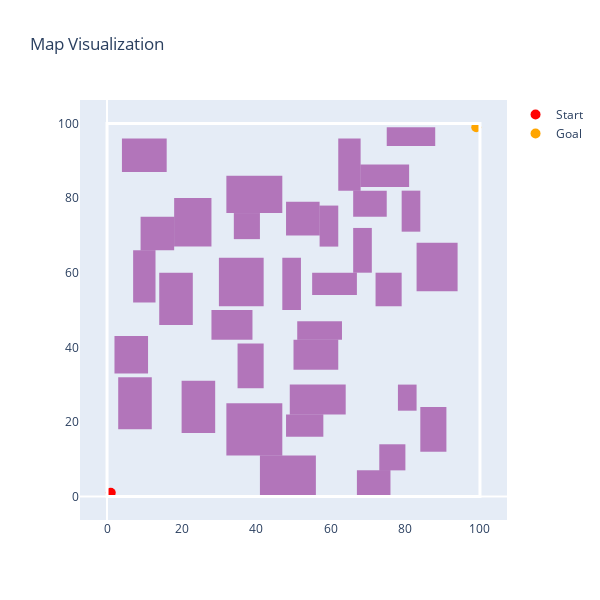

Notebook cell for this chart:
### Code cell
m = MapIO.load_map("random_map.pkl")
visualize_map_shapes(m.grid, obs=m.obstacles, start=m.start, goal=m.goal)

### Figure 1 — Plotly figure (JSON) as saved in the notebook; plotly's stock layout.template omitted (floating-point values rounded to 4 significant figures)
{"data": [{"marker": {"color": "red", "size": 10}, "mode": "markers", "name": "Start", "type": "scatter", "x": [1], "y": [1]}, {"marker": {"color": "orange", "size": 10}, "mode": "markers", "name": "Goal", "type": "scatter", "x": [99], "y": [99]}], "layout": {"height": 600, "shapes": [{"fillcolor": "purple", "line": {"width": 0}, "opacity": 0.5, "type": "rect", "x0": 48, "x1": 57, "y0": 70, "y1": 79}, {"fillcolor": "purple", "line": {"width": 0}, "opacity": 0.5, "type": "rect", "x0": 47, "x1": 52, "y0": 50, "y1": 64}, {"fillcolor": "purple", "line": {"width": 0}, "opacity": 0.5, "type": "rect", "x0": 79, "x1": 84, "y0": 71, "y1": 82}, {"fillcolor": "purple", "line": {"width": 0}, "opacity": 0.5, "type": "rect", "x0": 35, "x1": 42, "y0": 29, "y1": 41}, {"fillcolor": "purple", "line": {"width": 0}, "opacity": 0.5, "type": "rect", "x0": 18, "x1": 28, "y0": 67, "y1": 80}, {"fillcolor": "purple", "line": {"width": 0}, "opacity": 0.5, "type": "rect", "x0": 66, "x1": 75, "y0": 75, "y1": 82}, {"fillcolor": "purple", "line": {"width": 0}, "opacity": 0.5, "type": "rect", "x0": 68, "x1": 81, "y0": 83, "y1": 89}, {"fillcolor": "purple", "line": {"width": 0}, "opacity": 0.5, "type": "rect", "x0": 55, "x1": 67, "y0": 54, "y1": 60}, {"fillcolor": "purple", "line": {"width": 0}, "opacity": 0.5, "type": "rect", "x0": 49, "x1": 64, "y0": 22, "y1": 30}, {"fillcolor": "purple", "line": {"width": 0}, "opacity": 0.5, "type": "rect", "x0": 32, "x1": 47, "y0": 76, "y1": 86}, {"fillcolor": "purple", "line": {"width": 0}, "opacity": 0.5, "type": "rect", "x0": 41, "x1": 56, "y0": 0, "y1": 11}, {"fillcolor": "purple", "line": {"width": 0}, "opacity": 0.5, "type": "rect", "x0": 51, "x1": 63, "y0": 42, "y1": 47}, {"fillcolor": "purple", "line": {"width": 0}, "opacity": 0.5, "type": "rect", "x0": 14, "x1": 23, "y0": 46, "y1": 60}, {"fillcolor": "purple", "line": {"width": 0}, "opacity": 0.5, "type": "rect", "x0": 84, "x1": 91, "y0": 12, "y1": 24}, {"fillcolor": "purple", "line": {"width": 0}, "opacity": 0.5, "type": "rect", "x0": 20, "x1": 29, "y0": 17, "y1": 31}, {"fillcolor": "purple", "line": {"width": 0}, "opacity": 0.5, "type": "rect", "x0": 3, "x1": 12, "y0": 18, "y1": 32}, {"fillcolor": "purple", "line": {"width": 0}, "opacity": 0.5, "type": "rect", "x0": 9, "x1": 18, "y0": 66, "y1": 75}, {"fillcolor": "purple", "line": {"width": 0}, "opacity": 0.5, "type": "rect", "x0": 73, "x1": 80, "y0": 7, "y1": 14}, {"fillcolor": "purple", "line": {"width": 0}, "opacity": 0.5, "type": "rect", "x0": 32, "x1": 47, "y0": 11, "y1": 25}, {"fillcolor": "purple", "line": {"width": 0}, "opacity": 0.5, "type": "rect", "x0": 83, "x1": 94, "y0": 55, "y1": 68}, {"fillcolor": "purple", "line": {"width": 0}, "opacity": 0.5, "type": "rect", "x0": 30, "x1": 42, "y0": 51, "y1": 64}, {"fillcolor": "purple", "line": {"width": 0}, "opacity": 0.5, "type": "rect", "x0": 50, "x1": 62, "y0": 34, "y1": 42}, {"fillcolor": "purple", "line": {"width": 0}, "opacity": 0.5, "type": "rect", "x0": 34, "x1": 41, "y0": 69, "y1": 76}, {"fillcolor": "purple", "line": {"width": 0}, "opacity": 0.5, "type": "rect", "x0": 4, "x1": 16, "y0": 87, "y1": 96}, {"fillcolor": "purple", "line": {"width": 0}, "opacity": 0.5, "type": "rect", "x0": 78, "x1": 83, "y0": 23, "y1": 30}, {"fillcolor": "purple", "line": {"width": 0}, "opacity": 0.5, "type": "rect", "x0": 72, "x1": 79, "y0": 51, "y1": 60}, {"fillcolor": "purple", "line": {"width": 0}, "opacity": 0.5, "type": "rect", "x0": 48, "x1": 58, "y0": 16, "y1": 22}, {"fillcolor": "purple", "line": {"width": 0}, "opacity": 0.5, "type": "rect", "x0": 75, "x1": 88, "y0": 94, "y1": 99}, {"fillcolor": "purple", "line": {"width": 0}, "opacity": 0.5, "type": "rect", "x0": 62, "x1": 68, "y0": 82, "y1": 96}, {"fillcolor": "purple", "line": {"width": 0}, "opacity": 0.5, "type": "rect", "x0": 57, "x1": 62, "y0": 67, "y1": 78}, {"fillcolor": "purple", "line": {"width": 0}, "opacity": 0.5, "type": "rect", "x0": 2, "x1": 11, "y0": 33, "y1": 43}, {"fillcolor": "purple", "line": {"width": 0}, "opacity": 0.5, "type": "rect", "x0": 67, "x1": 76, "y0": 0, "y1": 7}, {"fillcolor": "purple", "line": {"width": 0}, "opacity": 0.5, "type": "rect", "x0": 28, "x1": 39, "y0": 42, "y1": 50}, {"fillcolor": "purple", "line": {"width": 0}, "opacity": 0.5, "type": "rect", "x0": 66, "x1": 71, "y0": 60, "y1": 72}, {"fillcolor": "purple", "line": {"width": 0}, "opacity": 0.5, "type": "rect", "x0": 7, "x1": 13, "y0": 52, "y1": 66}, {"fillcolor": "rgba(0,0,0,0)", "layer": "above", "line": {"color": "white", "width": 3}, "type": "rect", "x0": 0, "x1": 100, "y0": 0, "y1": 100}], "title": {"text": "Map Visualization"}, "width": 600, "xaxis": {"scaleanchor": "y", "showgrid": false}, "yaxis": {"showgrid": false}}}
